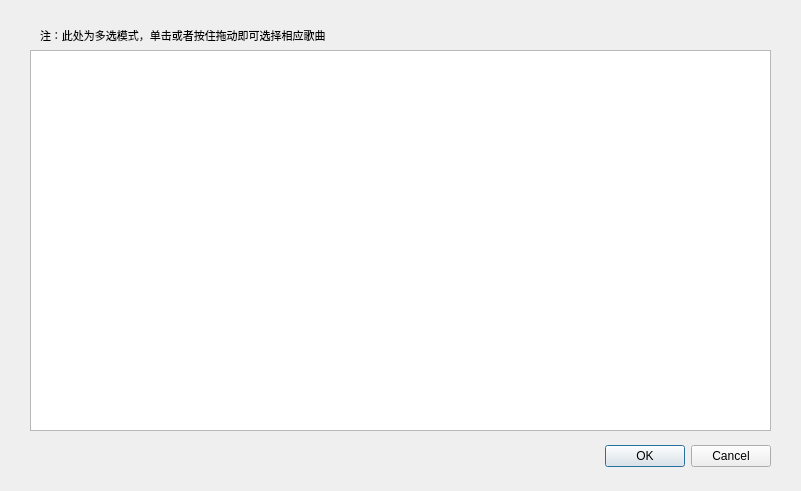
<?xml version="1.0" encoding="UTF-8"?>
<ui version="4.0">
 <class>MusicListDialog</class>
 <widget class="QDialog" name="MusicListDialog">
  <property name="geometry">
   <rect>
    <x>0</x>
    <y>0</y>
    <width>801</width>
    <height>491</height>
   </rect>
  </property>
  <property name="sizePolicy">
   <sizepolicy hsizetype="Fixed" vsizetype="Fixed">
    <horstretch>0</horstretch>
    <verstretch>0</verstretch>
   </sizepolicy>
  </property>
  <property name="minimumSize">
   <size>
    <width>801</width>
    <height>491</height>
   </size>
  </property>
  <property name="maximumSize">
   <size>
    <width>801</width>
    <height>491</height>
   </size>
  </property>
  <property name="windowTitle">
   <string>添加歌曲</string>
  </property>
  <widget class="QDialogButtonBox" name="buttonBox">
   <property name="geometry">
    <rect>
     <x>430</x>
     <y>440</y>
     <width>341</width>
     <height>32</height>
    </rect>
   </property>
   <property name="orientation">
    <enum>Qt::Horizontal</enum>
   </property>
   <property name="standardButtons">
    <set>QDialogButtonBox::Cancel|QDialogButtonBox::Ok</set>
   </property>
  </widget>
  <widget class="MusicListWidget" name="listWidget">
   <property name="geometry">
    <rect>
     <x>30</x>
     <y>50</y>
     <width>741</width>
     <height>381</height>
    </rect>
   </property>
   <property name="sizePolicy">
    <sizepolicy hsizetype="Fixed" vsizetype="Fixed">
     <horstretch>0</horstretch>
     <verstretch>0</verstretch>
    </sizepolicy>
   </property>
   <property name="font">
    <font>
     <family>微软雅黑</family>
     <weight>75</weight>
     <bold>true</bold>
    </font>
   </property>
   <property name="styleSheet">
    <string notr="true"/>
   </property>
   <property name="horizontalScrollBarPolicy">
    <enum>Qt::ScrollBarAsNeeded</enum>
   </property>
   <property name="sizeAdjustPolicy">
    <enum>QAbstractScrollArea::AdjustIgnored</enum>
   </property>
   <property name="selectionMode">
    <enum>QAbstractItemView::MultiSelection</enum>
   </property>
   <property name="selectionBehavior">
    <enum>QAbstractItemView::SelectRows</enum>
   </property>
  </widget>
  <widget class="QLabel" name="label">
   <property name="geometry">
    <rect>
     <x>40</x>
     <y>20</y>
     <width>731</width>
     <height>31</height>
    </rect>
   </property>
   <property name="font">
    <font>
     <family>Microsoft YaHei UI</family>
     <pointsize>8</pointsize>
     <weight>50</weight>
     <bold>false</bold>
    </font>
   </property>
   <property name="text">
    <string>注：此处为多选模式，单击或者按住拖动即可选择相应歌曲</string>
   </property>
  </widget>
 </widget>
 <customwidgets>
  <customwidget>
   <class>MusicListWidget</class>
   <extends>QListWidget</extends>
   <header location="global">MusicListWidget.h</header>
  </customwidget>
 </customwidgets>
 <resources/>
 <connections>
  <connection>
   <sender>buttonBox</sender>
   <signal>accepted()</signal>
   <receiver>MusicListDialog</receiver>
   <slot>accept()</slot>
   <hints>
    <hint type="sourcelabel">
     <x>248</x>
     <y>254</y>
    </hint>
    <hint type="destinationlabel">
     <x>157</x>
     <y>274</y>
    </hint>
   </hints>
  </connection>
  <connection>
   <sender>buttonBox</sender>
   <signal>rejected()</signal>
   <receiver>MusicListDialog</receiver>
   <slot>reject()</slot>
   <hints>
    <hint type="sourcelabel">
     <x>316</x>
     <y>260</y>
    </hint>
    <hint type="destinationlabel">
     <x>286</x>
     <y>274</y>
    </hint>
   </hints>
  </connection>
 </connections>
</ui>
